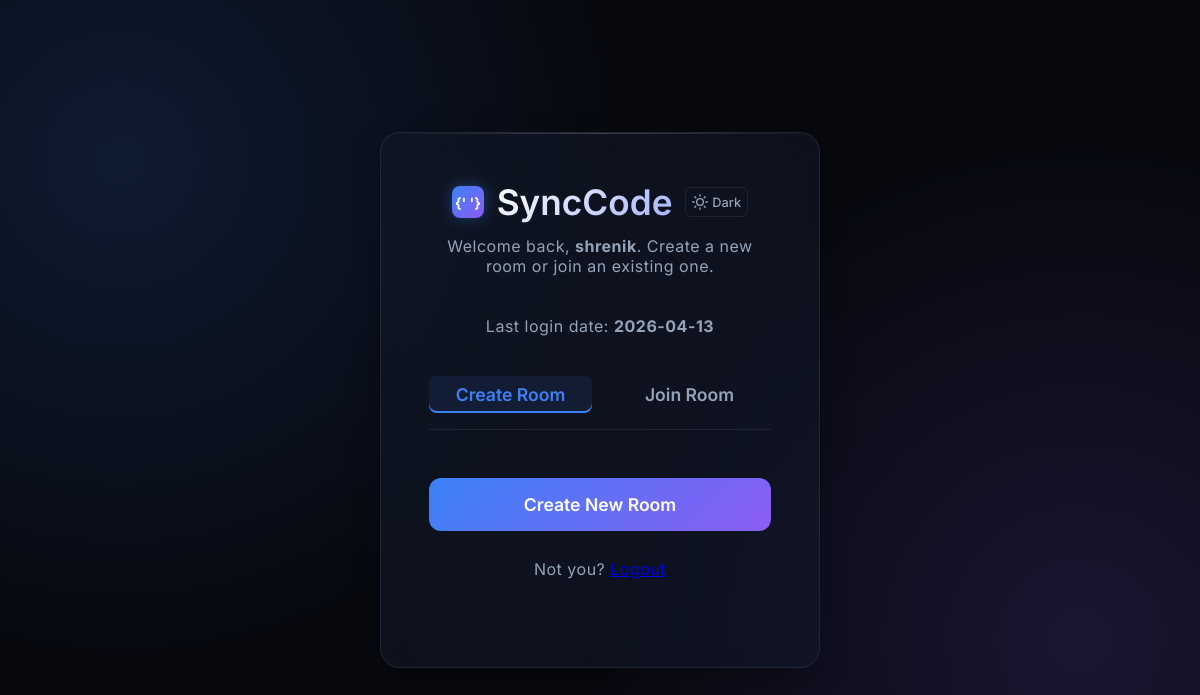
Before: /dashboard (signed in) with the older database file.
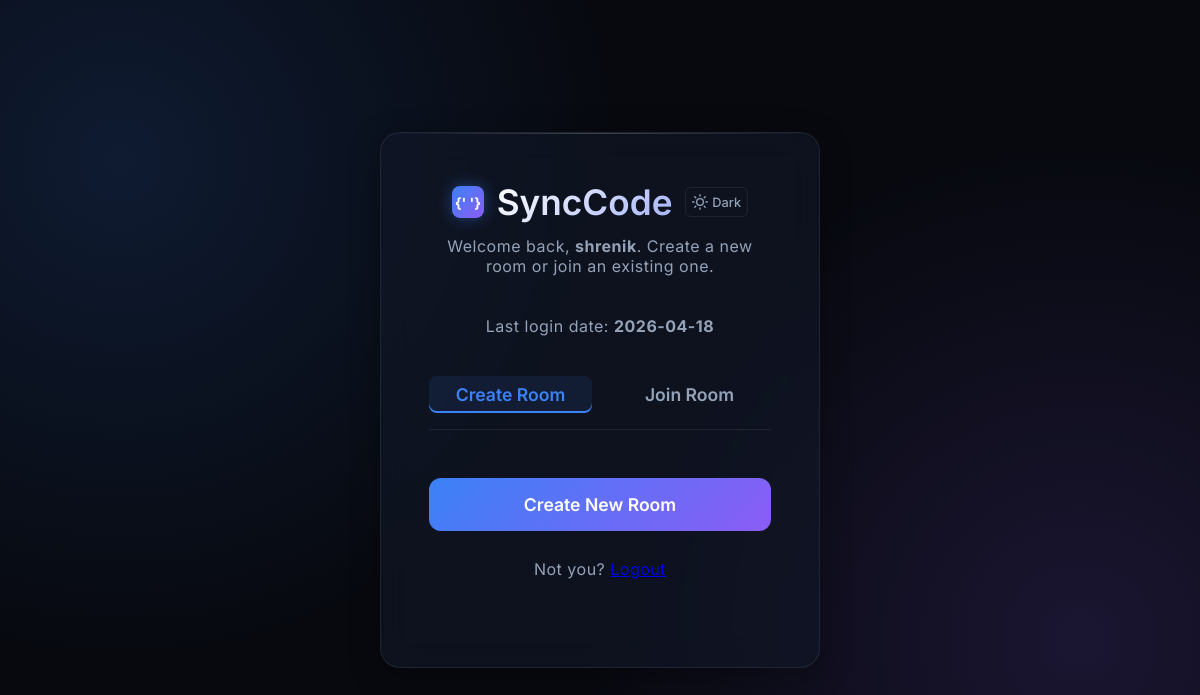
After: the same page with the newer database file.
### tables this page shows
CREATE TABLE users (
                    id INTEGER PRIMARY KEY AUTOINCREMENT,
                    username TEXT UNIQUE NOT NULL,
                    password_hash TEXT NOT NULL,
                    created_at TIMESTAMP DEFAULT CURRENT_TIMESTAMP,
                    last_login_at TEXT
                );

### app.py (the view)
@app.route('/dashboard')
@login_required
def dashboard():
    activity = get_user_activity(g.tab_user_id)
    return render_template(
        'dashboard.html',
        username=g.tab_username,
        last_login_at=format_date(activity['last_login_at']),
        tab=g.tab_id
    )

### app.py (called while the page is built)
def get_tab_id():
    return request.values.get('tab', 'default')

def get_db():
    conn = sqlite3.connect(DB_PATH)
    conn.row_factory = sqlite3.Row
    return conn

def get_user_activity(user_id):
    with get_db() as conn:
        return conn.execute(
            "SELECT last_login_at FROM users WHERE id = ?",
            (user_id,)
        ).fetchone()

def format_date(timestamp):
    if not timestamp:
        return None
    try:
        return timestamp.split(' ')[0]
    except Exception:
        return timestamp

def login_required(view):
    @functools.wraps(view)
    def wrapped_view(*args, **kwargs):
        tab_id = get_tab_id()
        tabs = session.get('tabs', {})
        tab_data = tabs.get(tab_id)
        if not tab_data:
            return redirect(url_for('login', tab=tab_id))
        g.tab_id = tab_id
        g.tab_user_id = tab_data['user_id']
        g.tab_username = tab_data['username']
        return view(*args, **kwargs)
    return wrapped_view

### templates/dashboard.html (shortened to what this page needs)
<!DOCTYPE html>
<html lang="en">
<head>
    <link rel="stylesheet" href="{{ url_for('static', filename='style.css') }}">
</head>
<body class="join-page">
    <div class="glass-card join-container">
        <div class="brand">
            <div class="logo-icon">{' '}</div>
            <h1>SyncCode</h1>
            <button id="theme-toggle" class="theme-toggle" title="Toggle Theme">
                <span id="theme-label">Dark</span>
            </button>
        </div>
        <p class="subtitle">Welcome back, <strong>{{ username }}</strong>. Create a new room or join an existing one.</p>
        <p class="subtitle">Last login date: <strong>{{ last_login_at or 'N/A' }}</strong></p>
        <div class="tabs-header">
            <button class="tab-btn active" id="tab-create">Create Room</button>
            <button class="tab-btn" id="tab-join">Join Room</button>
        </div>
        <form id="create-form" action="/create-room" method="POST" class="tab-content active">
            <button type="submit" class="primary-btn">Create New Room</button>
        </form>
        <div class="footer-row">
            <p class="subtitle">Not you? <a href="{{ url_for('logout', tab=tab) }}">Logout</a></p>
        </div>
    </div>
</body>
</html>

### static/style.css (style rules this page uses)
:root { --bg-dark: #07090f; --card-bg: rgba(17, 24, 39, 0.65); --border-color: rgba(255, 255, 255, 0.08); --text-main: #f8fafc; --text-muted: #94a3b8; --primary: #3b82f6; --primary-hover: #60a5fa; --accent: #8b5cf6; --accent-hover: #a78bfa; --glow: rgba(59, 130, 246, 0.4); --success: #10b981; --shadow-soft: 0 8px 32px rgba(0, 0, 0, 0.3); }
* { box-sizing: border-box; margin: 0; padding: 0; font-family: 'Inter', sans-serif; }
body { background-color: var(--bg-dark); background-image: radial-gradient(circle at 10% 20%, rgba(59, 130, 246, 0.15) 0%, transparent 40%), radial-gradient(circle at 90% 80%, rgba(139, 92, 246, 0.15) 0%, transparent 40%); background-attachment: fixed; color: var(--text-main); min-height: 100vh; }
.glass-card { background: var(--card-bg); backdrop-filter: blur(16px); -webkit-backdrop-filter: blur(16px); border: 1px solid var(--border-color); box-shadow: var(--shadow-soft); }
.join-page { display: flex; justify-content: center; align-items: center; }
.join-container { padding: 3rem; border-radius: 20px; width: 100%; max-width: 440px; text-align: center; animation: fadeScaleIn 0.6s cubic-bezier(0.16, 1, 0.3, 1); position: relative; overflow: hidden; }
.join-container::before { content: ''; position: absolute; top: 0; left: 0; right: 0; height: 1px; background: linear-gradient(90deg, transparent, rgba(255, 255, 255, 0.2), transparent); }
.brand { display: flex; align-items: center; justify-content: center; gap: 0.8rem; margin-bottom: 0.8rem; }
.logo-icon { width: 32px; height: 32px; border-radius: 8px; background: linear-gradient(135deg, var(--primary), var(--accent)); box-shadow: 0 0 15px var(--glow); font-size: 14px; display: flex; align-items: center; justify-content: center; font-weight: bold; }
.brand h1 { font-size: 2.2rem; background: linear-gradient(135deg, #fff, #a5b4fc); -webkit-background-clip: text; background-clip: text; -webkit-text-fill-color: transparent; font-weight: 600; }
.subtitle { color: var(--text-muted); margin-bottom: 2.5rem; font-size: 1rem; letter-spacing: 0.5px; }
.primary-btn { width: 100%; padding: 16px; background: linear-gradient(135deg, var(--primary), var(--accent)); border: none; border-radius: 12px; color: white; font-size: 1.1rem; font-weight: 600; cursor: pointer; transition: transform 0.2s, box-shadow 0.2s; margin-top: 1rem; position: relative; overflow: hidden; }
.tabs-header { display: flex; gap: 1rem; margin-bottom: 2rem; border-bottom: 1px solid var(--border-color); padding-bottom: 1rem; }
.tab-btn { flex: 1; background: transparent; border: none; color: var(--text-muted); font-size: 1.1rem; font-weight: 600; cursor: pointer; padding: 0.5rem; transition: all 0.3s ease; border-radius: 8px; }
.tab-btn.active { color: var(--primary); background: rgba(59, 130, 246, 0.1); box-shadow: inset 0 -2px 0 var(--primary); }
.tab-content { display: none; animation: fadeScaleIn 0.4s ease-out; }
.tab-content.active { display: block; }
.footer-row { margin-top: 1.75rem; }
.theme-toggle { background: transparent; border: 1px solid var(--border-color); color: var(--text-muted); cursor: pointer; display: inline-flex; align-items: center; justify-content: center; padding: 6px; border-radius: 6px; transition: all 0.2s; font-size: 16px; gap: 4px; }
#theme-label { font-size: 0.8rem; font-weight: 500; }

Changed rows visible on the page:
changed users "shrenik": last_login_at "2026-04-13" → "2026-04-18"
